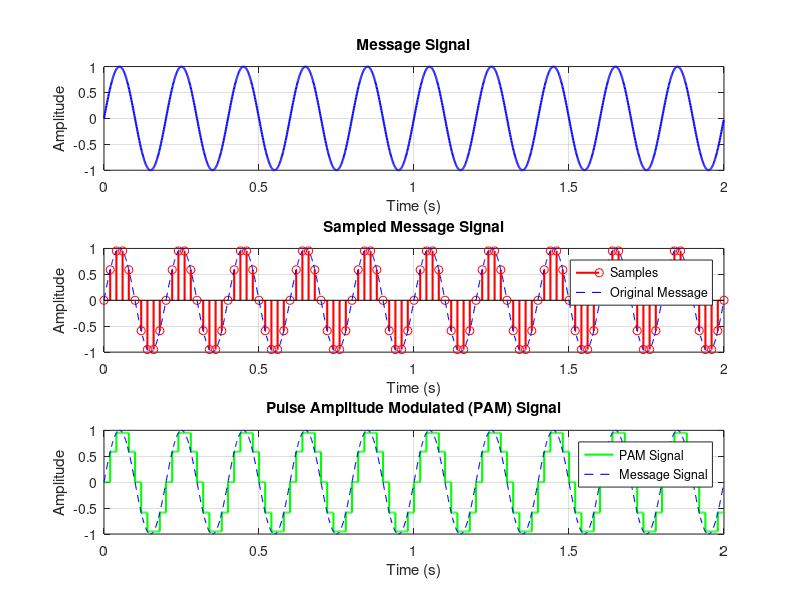
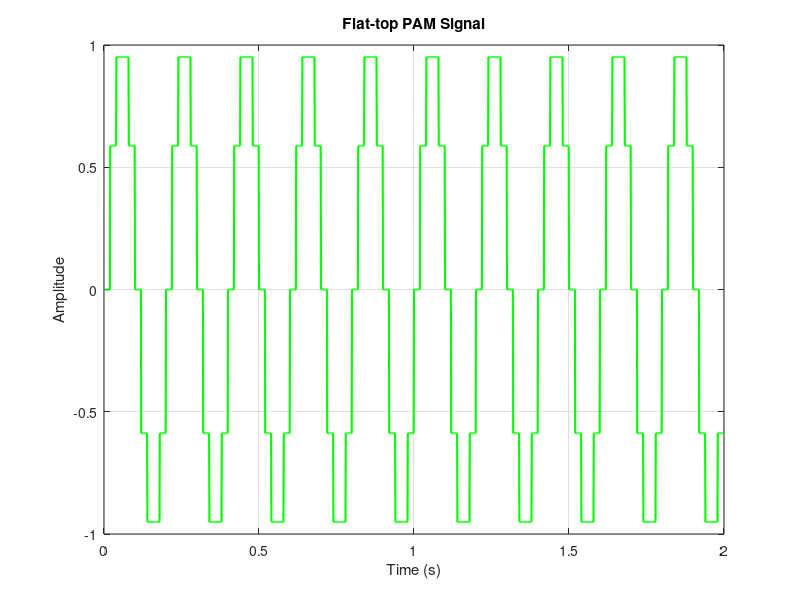

The MATLAB script that drew these images, in order:
% Pulse Amplitude Modulation (PAM) in GNU Octave
% Natural/Flat-top PAM simulation

clear all;
close all;
clc;

% ========================= Parameters =========================
Fs = 1000;                    % Sampling frequency (Hz) - high for smooth plots
T = 2;                        % Total duration (seconds)
t = 0:1/Fs:T-1/Fs;            % Time vector

fm = 5;                       % Message signal frequency (Hz)
Am = 1;                       % Message signal amplitude

fs_pam = 50;                  % PAM sampling frequency (must be > 2*fm, Nyquist)
Ts = 1/fs_pam;                % Sampling period

% ========================= Message Signal =========================
m = Am * sin(2*pi*fm*t);      % Sinusoidal message signal

% ========================= PAM Modulation =========================
% Generate PAM signal (hold the sampled value until next sample)
pam_signal = zeros(size(t));

for i = 1:length(t)
    % Find the nearest sample time
    n = round(t(i)/Ts);       % Sample index
    sample_time = n * Ts;

    if abs(t(i) - sample_time) < 1e-10 || t(i) >= sample_time
        % Hold the value from the last sample
        if n >= 0 && n*Ts <= T
            pam_signal(i) = Am * sin(2*pi*fm * sample_time);
        end
    end
end

% Better vectorized way (recommended)
n_samples = 0:floor(T/Ts);
sample_times = n_samples * Ts;
sampled_values = Am * sin(2*pi*fm*sample_times);

pam_signal = zeros(size(t));
for k = 1:length(n_samples)
    idx = find(t >= sample_times(k) & t < sample_times(k) + Ts);
    if ~isempty(idx)
        pam_signal(idx) = sampled_values(k);
    end
end

% ========================= Plotting =========================
figure('Position', [100 100 900 600]);

subplot(3,1,1);
plot(t, m, 'b', 'LineWidth', 1.5);
title('Message Signal');
xlabel('Time (s)');
ylabel('Amplitude');
grid on;

subplot(3,1,2);
stem(sample_times, sampled_values, 'r', 'LineWidth', 1.5);
hold on;
plot(t, m, 'b--', 'LineWidth', 0.8);
title('Sampled Message Signal');
xlabel('Time (s)');
ylabel('Amplitude');
grid on;
legend('Samples', 'Original Message');

subplot(3,1,3);
stairs(t, pam_signal, 'g', 'LineWidth', 1.5);  % Stairs for flat-top look
hold on;
plot(t, m, 'b--', 'LineWidth', 0.8);
title('Pulse Amplitude Modulated (PAM) Signal');
xlabel('Time (s)');
ylabel('Amplitude');
grid on;
legend('PAM Signal', 'Message Signal');

% Optional: Add pulse train visualization
figure;
plot(t, pam_signal, 'g', 'LineWidth', 1.5);
title('Flat-top PAM Signal');
xlabel('Time (s)');
ylabel('Amplitude');
grid on;
